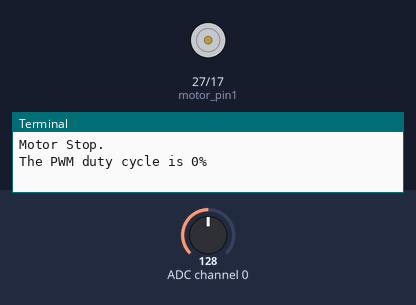
Simulated run of this program. Board: Raspberry Pi (BCM pin numbers). Shown: motor-driver pin pairs drawn as motors (green arrow = first pin HIGH = forward, orange = second pin HIGH = backward, longer = more drive, scaled by the enable pin), the last lines printed to the terminal. The inputs (shaded band) are chosen by the test bench; at power-on: ADC channel 0 = 128 (analog values on the 0–255 scale).

Above: at 1.2 s.
1.3 s: ADC channel 0 set to 178
At 2.6 s:
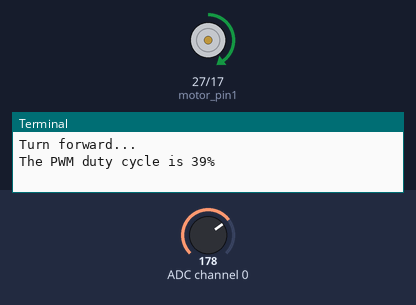
2.9 s: ADC channel 0 set to 76
At 4.2 s:
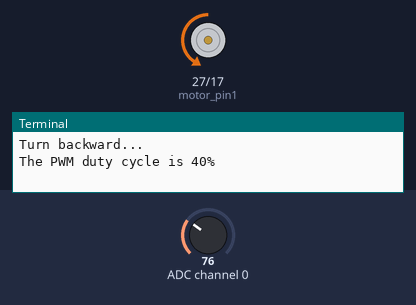
4.5 s: ADC channel 0 set to 30
At 5.8 s:
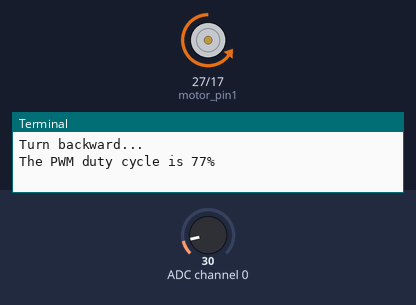
6.1 s: ADC channel 0 set to 127
At 6.5 s:
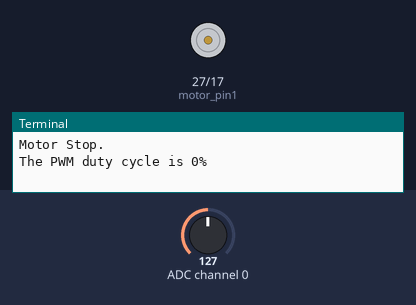
7.7 s: ADC channel 0 set to 146
9.3 s: ADC channel 0 set to 154
At 9.8 s:
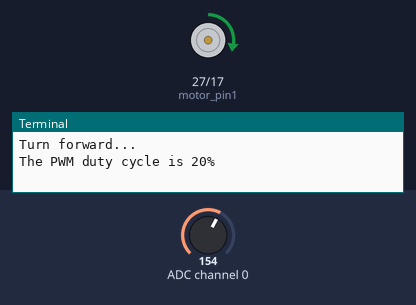
Timing chart, 0 to 11.9 s (numbered marks = the images above; inputs shaded):
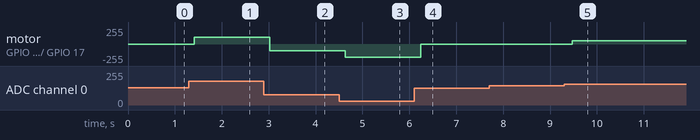

The program:

motor_driver.py
```python
from time import sleep
from ADCDevice import ADS7830
from gpiozero import DigitalOutputDevice, PWMOutputDevice

motor_pin1 = DigitalOutputDevice(27)
motor_pin2 = DigitalOutputDevice(17)
enable_pin = PWMOutputDevice(22, frequency=1000)
adc = ADS7830()

def map_num(value, from_low, from_high, to_low, to_high):
    """Map ADC value to 0-100 scale."""
    return (
        (to_high - to_low)
        * (value - from_low)
        / (from_high - from_low)
        + to_low
    )

def motor(adc_value):
    """Use ADC readings as a controller.

    L293D driver to DC Motor.

    GPIO -> Out
        - Control direction
    GPIO -> Enable
        - Control speed
    """
    # 8-bit ADC (ADS7830)
    value = adc_value - 128
    if (value > 20):
        motor_pin1.on()
        motor_pin2.off()
        print('Turn forward...')
    elif (value < -20):
        motor_pin1.off()
        motor_pin2.on()
        print('Turn backward...')
    else:
        motor_pin1.off()
        motor_pin2.off()
        print('Motor Stop.')

    b = map_num(abs(value),0,128,0,100)
    enable_pin.value = b / 100.0
    print('The PWM duty cycle is %d%%\n'%(abs(value) * 100 / 127))

def loop():
    while True:
        value = adc.analogRead(0)
        print('ADC Value : %d'%(value))
        motor(value)
        sleep(0.2)

def destroy():
    motor_pin1.close()
    motor_pin2.close()
    enable_pin.close()
    adc.close()

if __name__ == '__main__':
    try:
        print('Starting...')
        loop()
    except KeyboardInterrupt:
        destroy()
        print('Ending.')
```

Measured:
- the behaviour switches between 148 and 149 on ADC channel 0 (found by bisection; images 4 and 5)
- after the input at 1.3 s, motor on GPIO 27 (motor_pin1) / GPIO 17 (motor_pin2): stopped → forward 100/255 after 0.11 s
- after the input at 2.9 s, motor on GPIO 27 (motor_pin1) / GPIO 17 (motor_pin2): forward 100/255 → backward 104/255 after 0.12 s
- after the input at 4.5 s, motor on GPIO 27 (motor_pin1) / GPIO 17 (motor_pin2): backward 104/255 → backward 195/255 after 0.14 s
- after the input at 6.1 s, motor on GPIO 27 (motor_pin1) / GPIO 17 (motor_pin2): backward 195/255 → stopped after 0.15 s
- after the input at 9.3 s, motor on GPIO 27 (motor_pin1) / GPIO 17 (motor_pin2): stopped → forward 52/255 after 0.17 s
